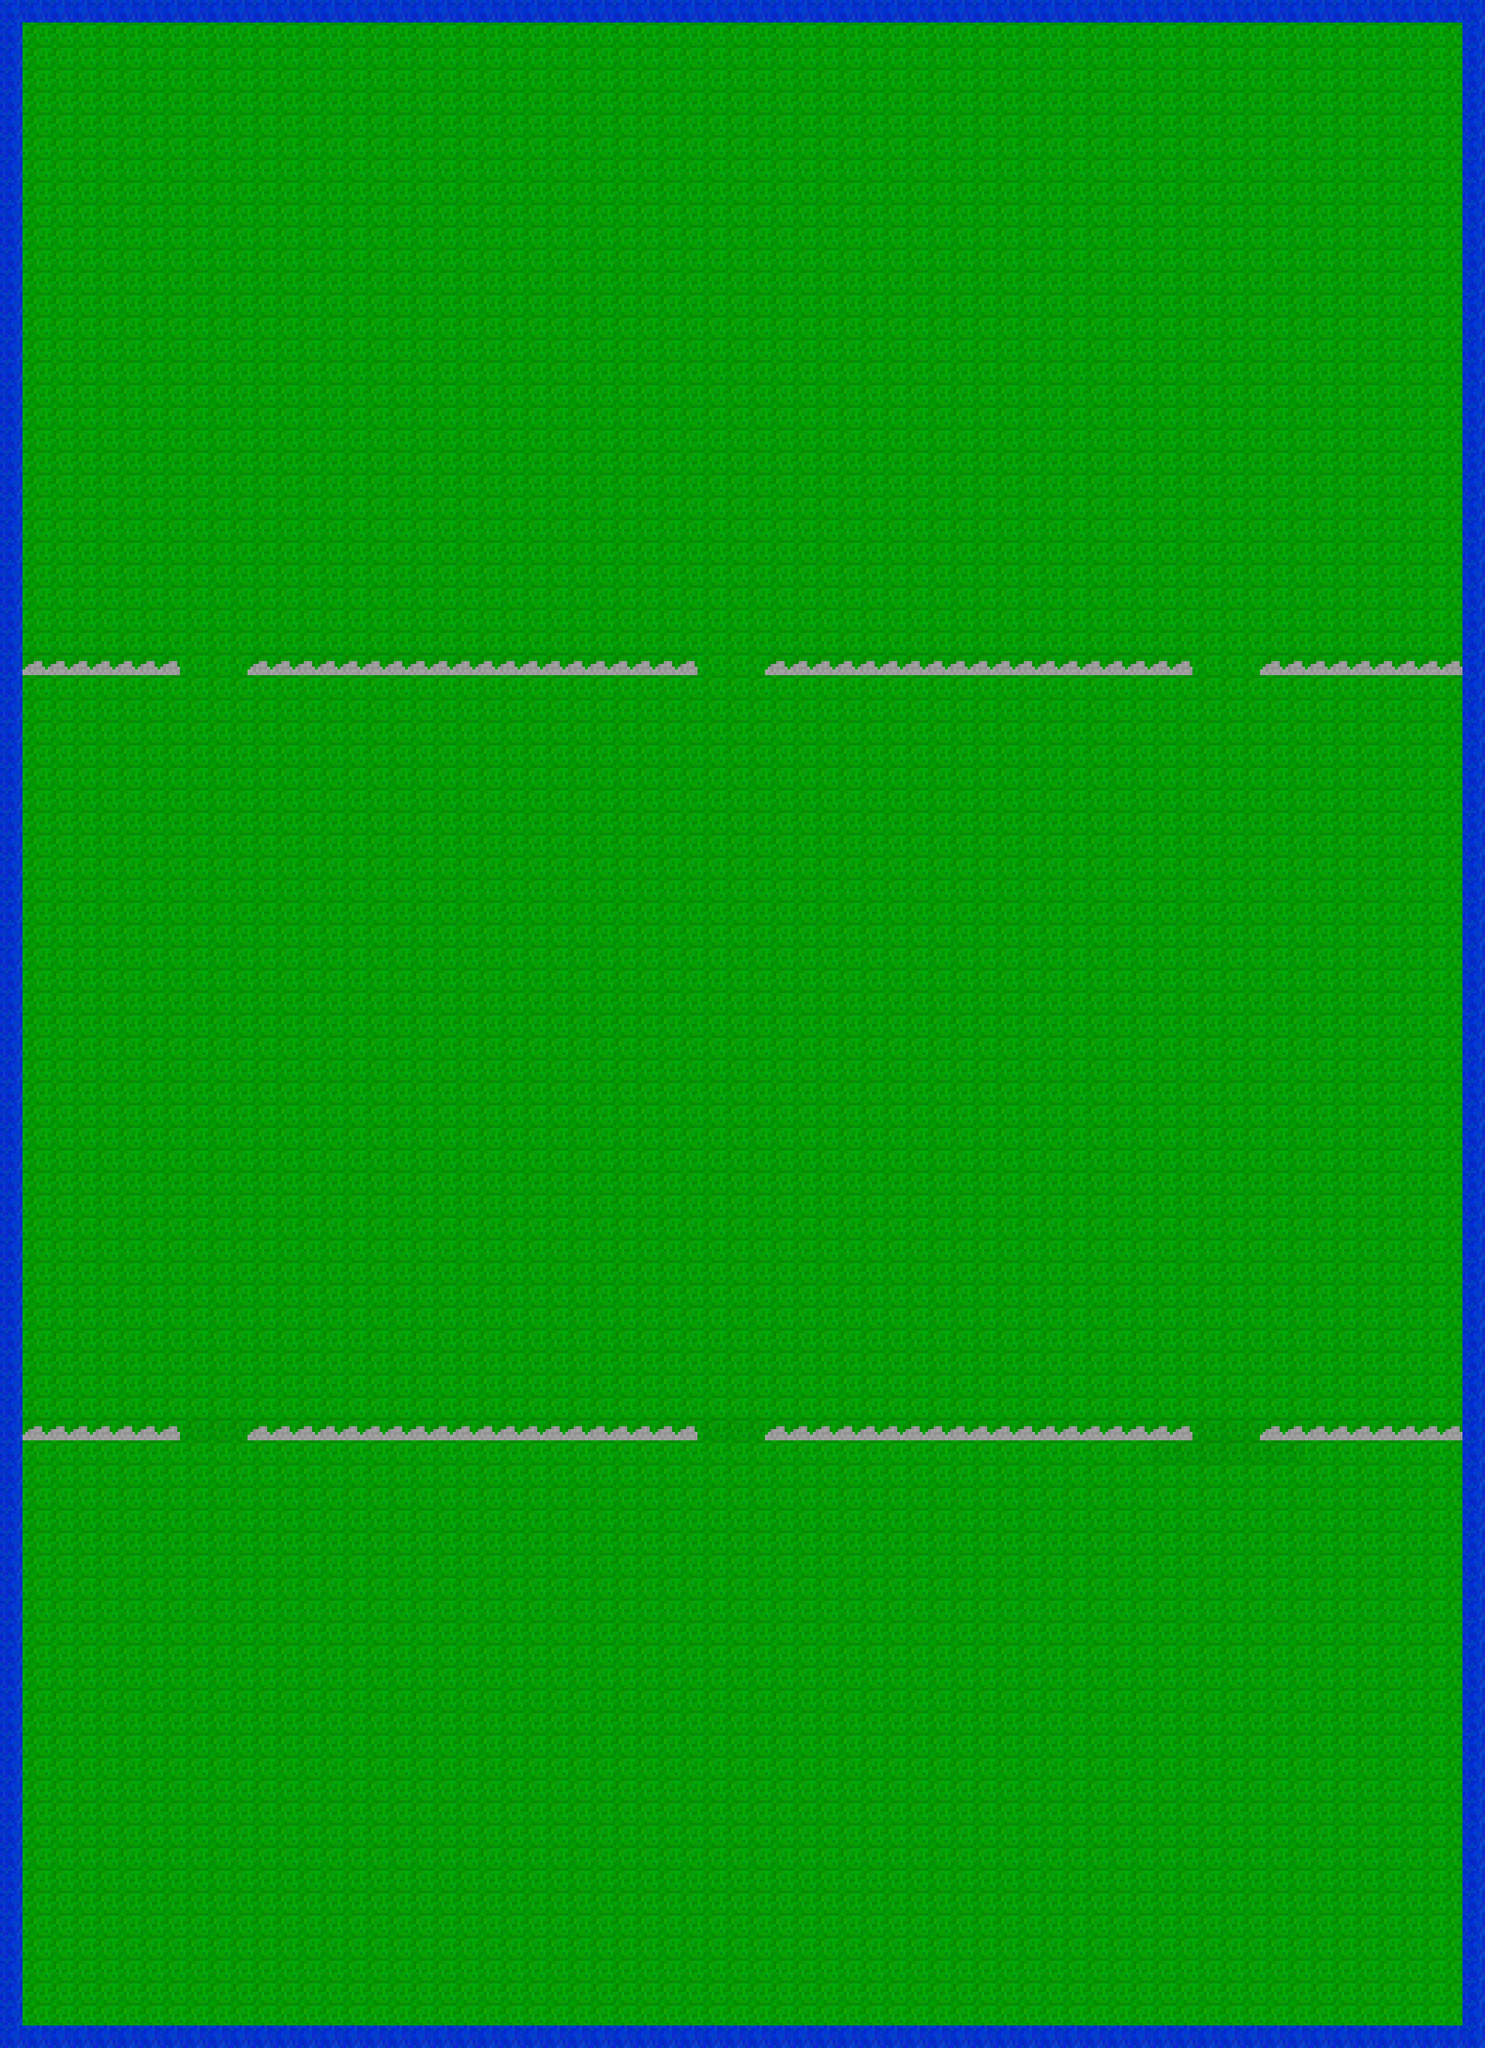

A level layout from a 2D game, rendered from its tile map. Below: a short description, then the map file with tile-grid data replaced by summaries:
An orthogonal 66x91 tile map with 32x32 px tiles, 2 tile layers (ground, objects) and 456 objects.

<map version="1.0" orientation="orthogonal" renderorder="right-down" width="66" height="91" tilewidth="32" tileheight="32" nextobjectid="632">
 <tileset firstgid="1" name="tileset" tilewidth="32" tileheight="32">
  <image source="tileset.png" width="2048" height="2048" />
  <tile id="0">
   <properties>
    <property name="walkable" value="" />
   </properties>
  </tile>
  <tile id="4">
   <properties>
    <property name="walkable" value="" />
   </properties>
  </tile>
  <tile id="65">
   <properties>
    <property name="walkable" value="SS" />
   </properties>
  </tile>
  <tile id="66">
   <properties>
    <property name="walkable" value="" />
   </properties>
  </tile>
 </tileset>
 <layer name="ground" width="66" height="91" opacity="0.96">
  <data>[6006 cells, 6006 non-empty, 2 distinct tile ids]</data>
 </layer>
 <layer name="objects" width="66" height="91">
  <data>[6006 cells, 5990 non-empty, 3 distinct tile ids]</data>
 </layer>
 <objectgroup name="spawns">
  <object id="119" x="512" y="256">
   <properties>
    <property name="team" value="0" />
   </properties>
  </object>
  <object id="120" x="288" y="448">
   <properties>
    <property name="team" value="0" />
   </properties>
  </object>
  <object id="121" x="128" y="320">
   <properties>
    <property name="team" value="0" />
   </properties>
  </object>
  <object id="122" x="160" y="384">
   <properties>
    <property name="team" value="0" />
   </properties>
  </object>
  <object id="123" x="512" y="320">
   <properties>
    <property name="team" value="0" />
   </properties>
  </object>
  <object id="124" x="352" y="128">
   <properties>
    <property name="team" value="0" />
   </properties>
  </object>
  <object id="125" x="288" y="128">
   <properties>
    <property name="team" value="0" />
   </properties>
  </object>
  <object id="126" x="416" y="160">
   <properties>
    <property name="team" value="0" />
   </properties>
  </object>
  <object id="127" x="416" y="416">
   <properties>
    <property name="team" value="0" />
   </properties>
  </object>
  <object id="128" x="480" y="384">
   <properties>
    <property name="team" value="0" />
   </properties>
  </object>
  <object id="129" x="128" y="256">
   <properties>
    <property name="team" value="0" />
   </properties>
  </object>
  <object id="130" x="352" y="448">
   <properties>
    <property name="team" value="0" />
   </properties>
  </object>
  <object id="131" x="224" y="160">
   <properties>
    <property name="team" value="0" />
   </properties>
  </object>
  <object id="132" x="480" y="192">
   <properties>
    <property name="team" value="0" />
   </properties>
  </object>
  <object id="133" x="224" y="416">
   <properties>
    <property name="team" value="0" />
   </properties>
  </object>
  <object id="134" x="160" y="192">
   <properties>
    <property name="team" value="0" />
   </properties>
  </object>
  <object id="183" x="1216" y="384">
   <properties>
    <property name="team" value="0" />
   </properties>
  </object>
  <object id="184" x="1024" y="128">
   <properties>
    <property name="team" value="0" />
   </properties>
  </object>
  <object id="185" x="1152" y="160">
   <properties>
    <property name="team" value="0" />
   </properties>
  </object>
  <object id="186" x="1088" y="448">
   <properties>
    <property name="team" value="0" />
   </properties>
  </object>
  <object id="187" x="1152" y="416">
   <properties>
    <property name="team" value="0" />
   </properties>
  </object>
  <object id="188" x="1024" y="448">
   <properties>
    <property name="team" value="0" />
   </properties>
  </object>
  <object id="189" x="896" y="192">
   <properties>
    <property name="team" value="0" />
   </properties>
  </object>
  <object id="190" x="864" y="320">
   <properties>
    <property name="team" value="0" />
   </properties>
  </object>
  <object id="191" x="960" y="160">
   <properties>
    <property name="team" value="0" />
   </properties>
  </object>
  <object id="192" x="1248" y="256">
   <properties>
    <property name="team" value="0" />
   </properties>
  </object>
  <object id="193" x="960" y="416">
   <properties>
    <property name="team" value="0" />
   </properties>
  </object>
  <object id="194" x="864" y="256">
   <properties>
    <property name="team" value="0" />
   </properties>
  </object>
  <object id="195" x="1216" y="192">
   <properties>
    <property name="team" value="0" />
   </properties>
  </object>
  <object id="196" x="896" y="384">
   <properties>
    <property name="team" value="0" />
   </properties>
  </object>
  <object id="197" x="1248" y="320">
   <properties>
    <property name="team" value="0" />
   </properties>
  </object>
  <object id="198" x="1088" y="128">
   <properties>
    <property name="team" value="0" />
   </properties>
  </object>
  <object id="199" x="1952" y="384">
   <properties>
    <property name="team" value="0" />
   </properties>
  </object>
  <object id="200" x="1760" y="128">
   <properties>
    <property name="team" value="0" />
   </properties>
  </object>
  <object id="201" x="1888" y="160">
   <properties>
    <property name="team" value="0" />
   </properties>
  </object>
  <object id="202" x="1824" y="448">
   <properties>
    <property name="team" value="0" />
   </properties>
  </object>
  <object id="203" x="1888" y="416">
   <properties>
    <property name="team" value="0" />
   </properties>
  </object>
  <object id="204" x="1760" y="448">
   <properties>
    <property name="team" value="0" />
   </properties>
  </object>
  <object id="205" x="1632" y="192">
   <properties>
    <property name="team" value="0" />
   </properties>
  </object>
  <object id="206" x="1600" y="320">
   <properties>
    <property name="team" value="0" />
   </properties>
  </object>
  <object id="207" x="1696" y="160">
   <properties>
    <property name="team" value="0" />
   </properties>
  </object>
  <object id="208" x="1984" y="256">
   <properties>
    <property name="team" value="0" />
   </properties>
  </object>
  <object id="209" x="1696" y="416">
   <properties>
    <property name="team" value="0" />
   </properties>
  </object>
  <object id="210" x="1600" y="256">
   <properties>
    <property name="team" value="0" />
   </properties>
  </object>
  </objectgroup>
 <objectgroup name="collision" />
</map>
<!-- 412 of 456 objects omitted -->